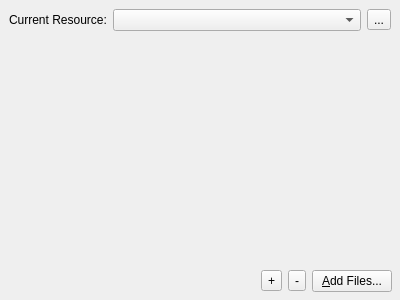
<ui version="4.0" >
 <comment>*********************************************************************
**
** Copyright (C) 1992-$THISYEAR$ $TROLLTECH$. All rights reserved.
**
** This file is part of the $MODULE$ of the Qt Toolkit.
**
** $TROLLTECH_DUAL_LICENSE$
**
** This file is provided AS IS with NO WARRANTY OF ANY KIND, INCLUDING THE
** WARRANTY OF DESIGN, MERCHANTABILITY AND FITNESS FOR A PARTICULAR PURPOSE.
**
*********************************************************************</comment>
 <class>qdesigner_internal::ResourceEditor</class>
 <widget class="QWidget" name="qdesigner_internal::ResourceEditor" >
  <property name="geometry" >
   <rect>
    <x>0</x>
    <y>0</y>
    <width>400</width>
    <height>300</height>
   </rect>
  </property>
  <property name="windowTitle" >
   <string>Resource editor</string>
  </property>
  <layout class="QVBoxLayout" >
   <property name="margin" >
    <number>8</number>
   </property>
   <property name="spacing" >
    <number>6</number>
   </property>
   <item>
    <layout class="QHBoxLayout" >
     <property name="margin" >
      <number>1</number>
     </property>
     <property name="spacing" >
      <number>6</number>
     </property>
     <item>
      <widget class="QLabel" name="label" >
       <property name="text" >
        <string>Current Resource:</string>
       </property>
      </widget>
     </item>
     <item>
      <widget class="QComboBox" name="m_qrc_combo" >
       <property name="sizePolicy" >
        <sizepolicy>
         <hsizetype>7</hsizetype>
         <vsizetype>0</vsizetype>
         <horstretch>0</horstretch>
         <verstretch>0</verstretch>
        </sizepolicy>
       </property>
       <property name="insertPolicy" >
        <enum>QComboBox::NoInsert</enum>
       </property>
      </widget>
     </item>
     <item>
      <widget class="QToolButton" name="m_remove_qrc_button" >
       <property name="text" >
        <string>...</string>
       </property>
      </widget>
     </item>
    </layout>
   </item>
   <item>
    <widget class="QStackedWidget" name="m_qrc_stack" >
     <property name="currentIndex" >
      <number>-1</number>
     </property>
    </widget>
   </item>
   <item>
    <layout class="QHBoxLayout" >
     <property name="margin" >
      <number>0</number>
     </property>
     <property name="spacing" >
      <number>6</number>
     </property>
     <item>
      <spacer>
       <property name="orientation" >
        <enum>Qt::Horizontal</enum>
       </property>
       <property name="sizeHint" >
        <size>
         <width>40</width>
         <height>20</height>
        </size>
       </property>
      </spacer>
     </item>
     <item>
      <widget class="QToolButton" name="m_add_button" >
       <property name="text" >
        <string>+</string>
       </property>
      </widget>
     </item>
     <item>
      <widget class="QToolButton" name="m_remove_button" >
       <property name="text" >
        <string>-</string>
       </property>
      </widget>
     </item>
     <item>
      <widget class="QPushButton" name="m_add_files_button" >
       <property name="text" >
        <string>&amp;Add Files...</string>
       </property>
      </widget>
     </item>
    </layout>
   </item>
  </layout>
 </widget>
 <resources/>
 <connections/>
</ui>
